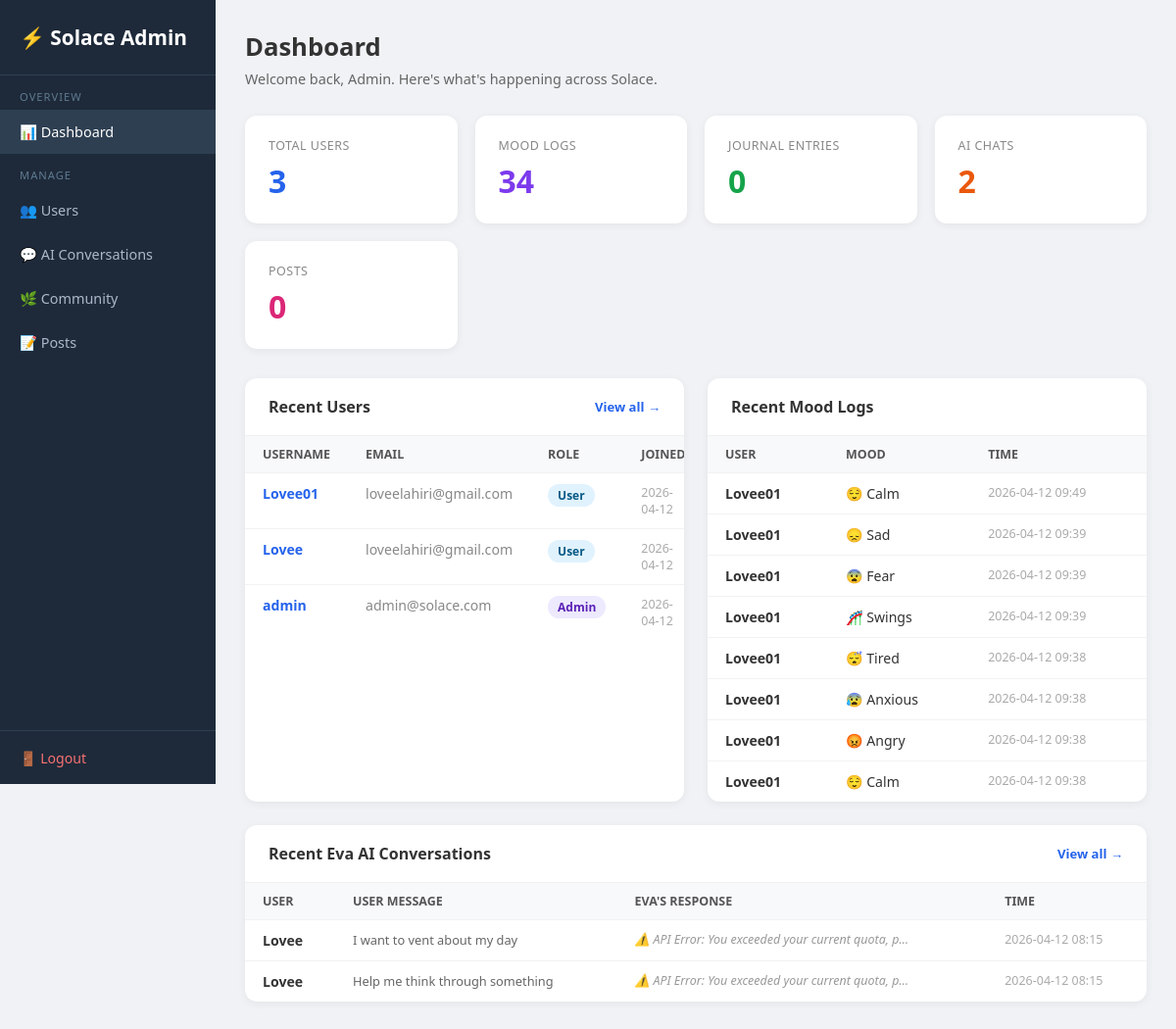
Page /admin (signed in) on the earlier database version.
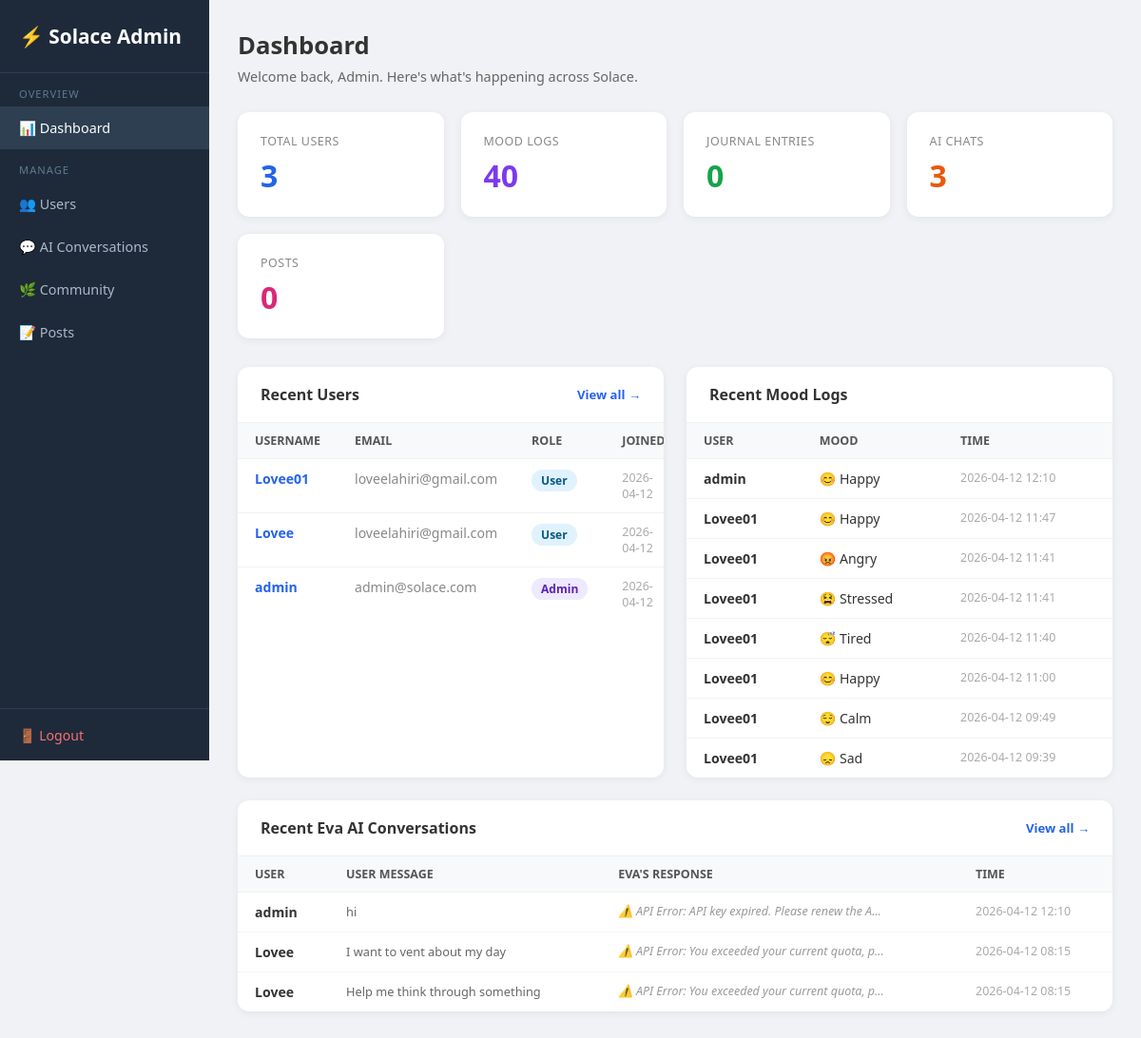
Same page on the later database version.
### tables this page shows
CREATE TABLE users (
                id         INTEGER PRIMARY KEY AUTOINCREMENT,
                username   TEXT UNIQUE NOT NULL,
                email      TEXT NOT NULL,
                password   TEXT NOT NULL,
                is_admin   INTEGER DEFAULT 0,
                created_at DATETIME DEFAULT CURRENT_TIMESTAMP
            );

CREATE TABLE mood_logs (
                id        INTEGER PRIMARY KEY AUTOINCREMENT,
                user_id   INTEGER NOT NULL REFERENCES users(id),
                mood      TEXT NOT NULL,
                timestamp DATETIME DEFAULT CURRENT_TIMESTAMP
            );

CREATE TABLE chat_history (
                id           INTEGER PRIMARY KEY AUTOINCREMENT,
                session_id   TEXT,
                user_id      INTEGER REFERENCES users(id),
                user_message TEXT,
                ai_response  TEXT,
                timestamp    DATETIME DEFAULT CURRENT_TIMESTAMP
            );

### app.py (the view)
@app.route("/admin")
@admin_required
def admin_dashboard() -> Any:
    with get_db() as conn:
        total_users   = conn.execute("SELECT COUNT(*) FROM users").fetchone()[0]
        total_moods   = conn.execute("SELECT COUNT(*) FROM mood_logs").fetchone()[0]
        total_journals= conn.execute("SELECT COUNT(*) FROM journals").fetchone()[0]
        total_chats   = conn.execute("SELECT COUNT(*) FROM chat_history").fetchone()[0]
        total_posts   = conn.execute("SELECT COUNT(*) FROM posts").fetchone()[0]
        recent_users = conn.execute(
            "SELECT id, username, email, is_admin, created_at FROM users ORDER BY created_at DESC LIMIT 5"
        ).fetchall()
        recent_moods = conn.execute("""
            SELECT u.username, ml.mood, ml.timestamp
            FROM mood_logs ml JOIN users u ON ml.user_id=u.id
            ORDER BY ml.timestamp DESC LIMIT 8
        """).fetchall()
        recent_chats = conn.execute("""
            SELECT u.username, ch.user_message, ch.ai_response, ch.timestamp
            FROM chat_history ch JOIN users u ON ch.user_id=u.id
            ORDER BY ch.timestamp DESC LIMIT 5
        """).fetchall()
    return render_template(
        "admin/dashboard.html",
        total_users=total_users, total_moods=total_moods,
        total_journals=total_journals, total_chats=total_chats,
        total_posts=total_posts,
        recent_users=recent_users, recent_moods=recent_moods,
        recent_chats=recent_chats,
    )

### app.py (called while the page is built)
def get_db() -> sqlite3.Connection:
    db_path = os.path.join(os.path.dirname(os.path.abspath(__file__)), "database.db")
    conn = sqlite3.connect(db_path)
    conn.row_factory = sqlite3.Row
    return conn

def admin_required(f: Any) -> Any:
    @wraps(f)
    def dec(*args: Any, **kwargs: Any) -> Any:
        if "user_id" not in session or not session.get("is_admin"):
            flash("Admin access required.")
            return redirect(url_for("login_page"))
        return f(*args, **kwargs)
    return dec

### templates/admin/dashboard.html (shortened to what this page needs)
<!DOCTYPE html>
<html lang="en">
<head>
</head>
<body>
<div class="sidebar">
  <div class="logo">⚡ Solace Admin</div>
  <nav>
    <div class="sl">Overview</div>
    <a href="/admin" class="active">📊 Dashboard</a>
    <div class="sl">Manage</div>
    <a href="/admin/users">👥 Users</a>
    <a href="/admin/chats">💬 AI Conversations</a>
    <a href="/admin/community">🌿 Community</a>
    <a href="/admin/posts">📝 Posts</a>
  </nav>
  <div class="bot"><a href="/logout">🚪 Logout</a></div>
</div>
<div class="main">
  <div class="page-title">Dashboard</div>
  <div class="page-sub">Welcome back, Admin. Here's what's happening across Solace.</div>
  <div class="stats">
    <div class="stat-card blue"><div class="label">Total Users</div><div class="value">{{ total_users }}</div></div>
    <div class="stat-card purple"><div class="label">Mood Logs</div><div class="value">{{ total_moods }}</div></div>
    <div class="stat-card green"><div class="label">Journal Entries</div><div class="value">{{ total_journals }}</div></div>
    <div class="stat-card orange"><div class="label">AI Chats</div><div class="value">{{ total_chats }}</div></div>
    <div class="stat-card pink"><div class="label">Posts</div><div class="value">{{ total_posts }}</div></div>
  </div>
  <div class="grid2">
    <div class="card">
      <div class="card-header">Recent Users <a href="/admin/users">View all →</a></div>
      <table>
        <thead><tr><th>Username</th><th>Email</th><th>Role</th><th>Joined</th></tr></thead>
        <tbody>
          {% for u in recent_users %}
          <tr>
            <td><a href="/admin/users/{{ u.id }}" style="color:#2563eb;text-decoration:none;font-weight:600">{{ u.username }}</a></td>
            <td style="color:#888">{{ u.email }}</td>
            <td><span class="badge {{ 'admin' if u.is_admin else 'user' }}">{{ 'Admin' if u.is_admin else 'User' }}</span></td>
            <td style="color:#aaa;font-size:0.78rem">{{ (u.created_at or '')[:10] }}</td>
          </tr>
          {% endfor %}
        </tbody>
      </table>
    </div>
    <div class="card">
      <div class="card-header">Recent Mood Logs</div>
      <table>
        <thead><tr><th>User</th><th>Mood</th><th>Time</th></tr></thead>
        <tbody>
          {% for m in recent_moods %}
          <tr>
            <td style="font-weight:600">{{ m.username }}</td>
            <td>{% if m.mood=='happy'%}😊{%elif m.mood=='sad'%}😞{%elif m.mood=='angry'%}😡{%elif m.mood=='anxious'%}😰{%elif m.mood=='calm'%}😌{%elif m.mood=='stressed'%}😫{%elif m.mood=='tired'%}😴{%elif m.mood=='Fear'%}😨{%elif m.mood=='swings'%}🎢{%endif%} {{ m.mood.capitalize() }}</td>
            <td style="color:#aaa;font-size:0.78rem">{{ (m.timestamp or '')[:16] }}</td>
          </tr>
          {% endfor %}
        </tbody>
      </table>
    </div>
  </div>
  <div class="card">
    <div class="card-header">Recent Eva AI Conversations <a href="/admin/chats">View all →</a></div>
    <table>
      <thead><tr><th>User</th><th>User Message</th><th>Eva's Response</th><th>Time</th></tr></thead>
      <tbody>
        {% for c in recent_chats %}
        <tr>
          <td style="font-weight:600">{{ c.username }}</td>
          <td><div class="preview">{{ c.user_message }}</div></td>
          <td><div class="ai-prev">{{ c.ai_response }}</div></td>
          <td style="color:#aaa;font-size:0.78rem">{{ (c.timestamp or '')[:16] }}</td>
        </tr>
        {% endfor %}
      </tbody>
    </table>
  </div>
</div>
</body>
</html>

Differences in the rows shown:
no longer on this page (row unchanged): mood_logs: username "Lovee01", mood "Fear", timestamp "2026-04-12 09:39"
no longer on this page (row unchanged): mood_logs: username "Lovee01", mood "Swings", timestamp "2026-04-12 09:39"
no longer on this page (row unchanged): mood_logs: username "Lovee01", mood "Tired", timestamp "2026-04-12 09:38"
no longer on this page (row unchanged): mood_logs: username "Lovee01", mood "Anxious", timestamp "2026-04-12 09:38"
no longer on this page (row unchanged): mood_logs: username "Lovee01", mood "Angry", timestamp "2026-04-12 09:38"
no longer on this page (row unchanged): mood_logs: username "Lovee01", mood "Calm", timestamp "2026-04-12 09:38"
added mood_logs: username "admin", mood "Happy", timestamp "2026-04-12 12:10"
added mood_logs: username "Lovee01", mood "Happy", timestamp "2026-04-12 11:47"
added mood_logs: username "Lovee01", mood "Angry", timestamp "2026-04-12 11:41"
added mood_logs: username "Lovee01", mood "Stressed", timestamp "2026-04-12 11:41"
added mood_logs: username "Lovee01", mood "Tired", timestamp "2026-04-12 11:40"
added mood_logs: username "Lovee01", mood "Happy", timestamp "2026-04-12 11:00"
added chat_history: username "admin", user_message "hi", ai_response "⚠️ API Error: API key expired. Please renew the A…", timestamp "2026-04-12 12:10"
Other differences:
{{ total_moods }}: "34" → "40"
{{ total_chats }}: "2" → "3"
